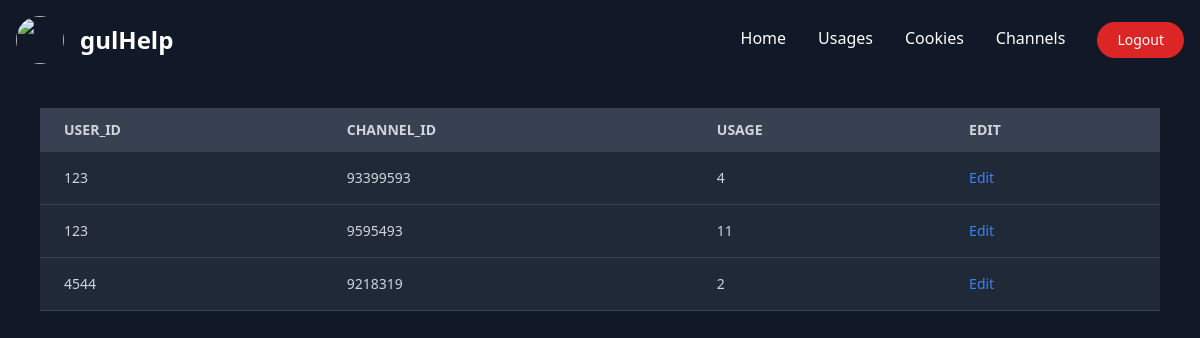
The app's page /usages/ (signed in) with its own data.
### dashboard/models.py (models this page shows, shortened)
class Usage(models.Model):
    user_id = models.IntegerField()
    channel_id = models.IntegerField()
    usage = models.IntegerField()

### dashboard/views.py (the view)
# urls.py: path("usages/", login_required(views.usages), name="usages"),
def usages(request):
    context = {
        'usages': Usage.objects.all().order_by('user_id')
    }
    return render(request, "usages.html", context)

### api/templates/usages.html
{% extends "master.html" %}
{% block content %}
<div class="relative overflow-x-auto px-10 py-7">
    {% if usages %}
    <table class="w-full text-sm text-left text-gray-500">
        <thead class="text-md text-gray-300 uppercase bg-gray-700">
            <tr>
                <th scope="col" class="px-6 py-3">user_id</th>
                <th scope="col" class="px-6 py-3">channel_id</th>
                <th scope="col" class="px-6 py-3">usage</th>
                <th scope="col" class="px-6 py-3">edit</th>
            </tr>
        </thead>
        <tbody>
            {% for usage in usages %}
            <tr
                class="border-b bg-gray-800 border-gray-700 hover:bg-gray-600 text-gray-300"
            >
                <td class="px-6 py-4">{{ usage.user_id }}</td>
                <td class="px-6 py-4">{{ usage.channel_id }}</td>
                <td class="px-6 py-4">{{ usage.usage }}</td>
                <td scope="col" class="px-6 py-3">
                    <a
                        href="#"
                        class="font-medium text-blue-500 hover:underline"
                        >Edit</a
                    >
                </td>
            </tr>
            {% endfor %}
        </tbody>
    </table>
    {% else %}
    <p>No usages are available.</p>
    {% endif %}
</div>
{% endblock %}

### records on screen
Usage: user_id "123", channel_id "93399593", usage "4"
Usage: user_id "123", channel_id "9595493", usage "11"
Usage: user_id "4544", channel_id "9218319", usage "2"
